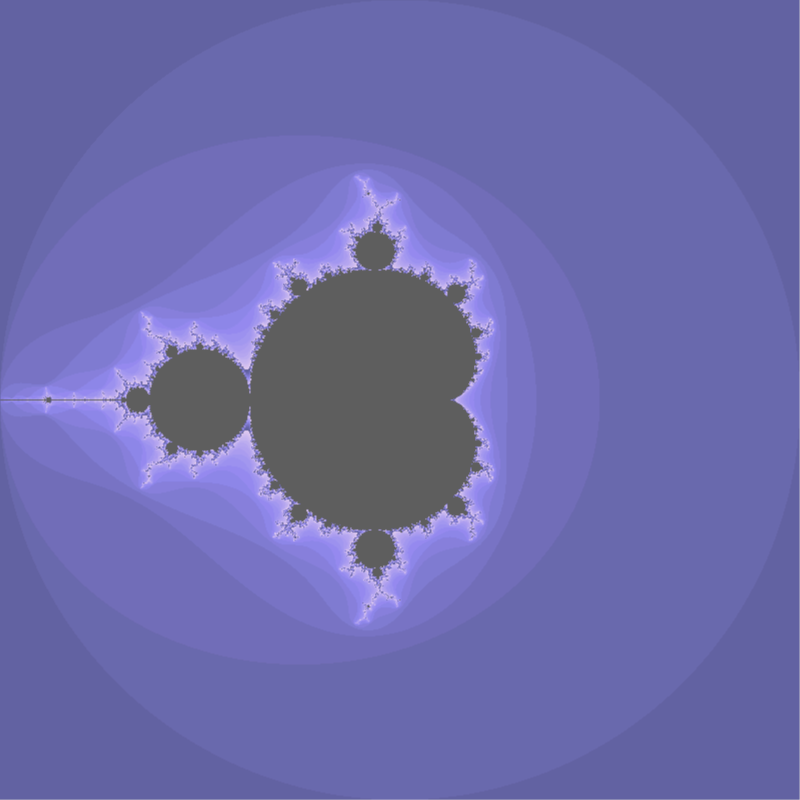
Frame 1 (no input)
Frame 2 (the mouse pressed at the canvas centre, redrawn once): identical to frame 1, image omitted

The p5.js sketch that drew this single still picture (run headless with seeded random() and noise() and a simulated clock; the mouse was pressed at the canvas centre and the sketch redrawn once):

// p5.js sketch
// ── sketch.js
// What do you call the Mandlebrot set when you 
// grill it, wrap it in a bun, and eat it?

//Mandlebrotworst.

var iter = 100;
var pal = [];

let a1, a2, b1, b2;
let rmin = -2;
let imin = -2;
let rmax = 2;
let imax = 2;

function setPallete() {
  // that's called camelCase
  pal.push([0, 0, 100]);
  for (var i = 1; i < 20; i++) {
    var a = [10*i + 2*i, 10*i, 100+20*i];
    pal.push(a);
  }
}

function iterate(real, imag) {
  var n = 0;

  zre = 0;
  zim = 0;
  while (n < iter && zre*zre + zim*zim < 4) {
    n++;
    var tre = zre*zre - zim*zim + real;
    var tim = 2*zre*zim + imag;
    // i m a g too
    zre = tre;
    zim = tim;
  }

  return n;
}

function setup() {
  createCanvas(800, 800);
  noLoop();

  setPallete();
}

function draw() {
  background(220);

  for (var row = 0; row < width; row++) {
    for (var col = 0; col < height; col++) {
      var cre = rmin + (col / width) * (rmax - rmin);
      var cim = imax - (row / height) * (imax - imin);

      var n = iterate(cre, cim);
      if (n == iter) {
        stroke(0);
      } else{
        a = pal[n%20];
        stroke(a);
        // Did y'all say red because it's ketchup
        // on the Mandlebrotworst?
      }
      point(col, row);
    }
  }
}

function mousePressed() {
  a1 = rmin + (mouseX / width) * (rmax - rmin);
  b1 = imax - (mouseY / height) * (imax - imin);
}

function mouseReleased() {
  a2 = rmin + (mouseX / width) * (rmax - rmin);
  b2 = imax - (mouseY / height) * (imax - imin);

  if (a1 > a2) {
    var t = a1;
    a1 = a2;
    a2 = t;
  }

  if (b2 > b1) {
    var t = b1;
    b1 = b2;
    b2 = t;
  }

  b2 = b1 - a2 + a1;

  rmin = a1;
  rmax = a2;
  imax = b1;
  imin = b2;

  draw();
}

function mouseWheel() {
  rmin = -2;
  rmax = 2;
  imin = -2;
  imax = 2;

  draw();
}

// ── style.css
html, body {
  margin: 100;
  padding: 0;

  background: #333333;
  height: 100%;
}

body {
  margin: 0;
  display: flex;

  justify-content: center;
  align-items:center;
}

#parent {
  width: 30%;
  margin: 0 auto;
}

canvas {
  display: block;
}
